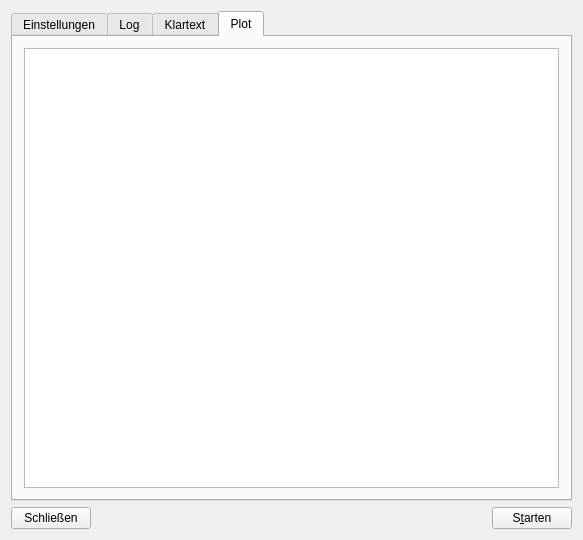
<?xml version="1.0" encoding="UTF-8"?>
<ui version="4.0">
 <class>ArduinoData</class>
 <widget class="QWidget" name="ArduinoData">
  <property name="geometry">
   <rect>
    <x>0</x>
    <y>0</y>
    <width>583</width>
    <height>540</height>
   </rect>
  </property>
  <property name="windowTitle">
   <string>ArduinoData</string>
  </property>
  <layout class="QGridLayout" name="gridLayout">
   <item row="0" column="0">
    <layout class="QVBoxLayout" name="verticalLayout">
     <item>
      <widget class="QTabWidget" name="tWPlot">
       <property name="currentIndex">
        <number>3</number>
       </property>
       <widget class="QWidget" name="tabSettings">
        <attribute name="title">
         <string>Einstellungen</string>
        </attribute>
        <layout class="QGridLayout" name="gridLayout_4">
         <item row="0" column="0">
          <widget class="QGroupBox" name="groupBox">
           <property name="title">
            <string>Verbindung</string>
           </property>
           <layout class="QGridLayout" name="gridLayout_5">
            <item row="0" column="0">
             <layout class="QHBoxLayout" name="horizontalLayout_2">
              <item>
               <widget class="QLabel" name="label">
                <property name="text">
                 <string>Geräteport</string>
                </property>
               </widget>
              </item>
              <item>
               <spacer name="horizontalSpacer_2">
                <property name="orientation">
                 <enum>Qt::Horizontal</enum>
                </property>
                <property name="sizeHint" stdset="0">
                 <size>
                  <width>40</width>
                  <height>20</height>
                 </size>
                </property>
               </spacer>
              </item>
              <item>
               <widget class="QComboBox" name="cBDevice">
                <property name="editable">
                 <bool>true</bool>
                </property>
               </widget>
              </item>
             </layout>
            </item>
            <item row="1" column="0">
             <layout class="QHBoxLayout" name="horizontalLayout_3">
              <item>
               <widget class="QLabel" name="label_2">
                <property name="text">
                 <string>Baudrate</string>
                </property>
               </widget>
              </item>
              <item>
               <spacer name="horizontalSpacer_3">
                <property name="orientation">
                 <enum>Qt::Horizontal</enum>
                </property>
                <property name="sizeHint" stdset="0">
                 <size>
                  <width>40</width>
                  <height>20</height>
                 </size>
                </property>
               </spacer>
              </item>
              <item>
               <widget class="QComboBox" name="cBBaudRate">
                <property name="editable">
                 <bool>false</bool>
                </property>
               </widget>
              </item>
             </layout>
            </item>
           </layout>
          </widget>
         </item>
         <item row="1" column="0">
          <widget class="QGroupBox" name="gBExport">
           <property name="title">
            <string>Ex&amp;port</string>
           </property>
           <property name="checkable">
            <bool>true</bool>
           </property>
           <layout class="QGridLayout" name="gridLayout_2">
            <item row="0" column="0">
             <layout class="QHBoxLayout" name="horizontalLayout_4">
              <item>
               <widget class="QLabel" name="label_3">
                <property name="text">
                 <string>Dateiname</string>
                </property>
               </widget>
              </item>
              <item>
               <spacer name="horizontalSpacer_4">
                <property name="orientation">
                 <enum>Qt::Horizontal</enum>
                </property>
                <property name="sizeType">
                 <enum>QSizePolicy::Preferred</enum>
                </property>
                <property name="sizeHint" stdset="0">
                 <size>
                  <width>40</width>
                  <height>20</height>
                 </size>
                </property>
               </spacer>
              </item>
              <item>
               <widget class="QLineEdit" name="lEFileName"/>
              </item>
              <item>
               <widget class="QPushButton" name="pBFile">
                <property name="text">
                 <string>Durchsuchen</string>
                </property>
               </widget>
              </item>
             </layout>
            </item>
           </layout>
          </widget>
         </item>
         <item row="2" column="0">
          <spacer name="verticalSpacer">
           <property name="orientation">
            <enum>Qt::Vertical</enum>
           </property>
           <property name="sizeHint" stdset="0">
            <size>
             <width>20</width>
             <height>40</height>
            </size>
           </property>
          </spacer>
         </item>
        </layout>
       </widget>
       <widget class="QWidget" name="tab_2">
        <attribute name="title">
         <string>Log</string>
        </attribute>
        <layout class="QGridLayout" name="gridLayout_8">
         <item row="0" column="0">
          <layout class="QVBoxLayout" name="verticalLayout_2">
           <item>
            <widget class="QTextEdit" name="tELog"/>
           </item>
           <item>
            <layout class="QHBoxLayout" name="horizontalLayout_6">
             <item>
              <spacer name="horizontalSpacer_5">
               <property name="orientation">
                <enum>Qt::Horizontal</enum>
               </property>
               <property name="sizeHint" stdset="0">
                <size>
                 <width>40</width>
                 <height>20</height>
                </size>
               </property>
              </spacer>
             </item>
             <item>
              <widget class="QPushButton" name="pBClearLog">
               <property name="text">
                <string>Leeren</string>
               </property>
              </widget>
             </item>
             <item>
              <widget class="QPushButton" name="pushButton_2">
               <property name="text">
                <string>Kopieren</string>
               </property>
              </widget>
             </item>
            </layout>
           </item>
          </layout>
         </item>
        </layout>
       </widget>
       <widget class="QWidget" name="tabPlain">
        <attribute name="title">
         <string>Klartext</string>
        </attribute>
        <layout class="QGridLayout" name="gridLayout_3">
         <item row="0" column="0">
          <widget class="QPlainTextEdit" name="tEPlainData">
           <property name="plainText">
            <string notr="true"/>
           </property>
          </widget>
         </item>
        </layout>
       </widget>
       <widget class="QWidget" name="tPlot">
        <attribute name="title">
         <string>Plot</string>
        </attribute>
        <layout class="QGridLayout" name="gridLayout_6">
         <item row="0" column="0">
          <widget class="Plot" name="graphicsView"/>
         </item>
        </layout>
       </widget>
      </widget>
     </item>
     <item>
      <layout class="QHBoxLayout" name="horizontalLayout">
       <item>
        <widget class="QPushButton" name="pBClose">
         <property name="text">
          <string>Schließen</string>
         </property>
        </widget>
       </item>
       <item>
        <spacer name="horizontalSpacer">
         <property name="orientation">
          <enum>Qt::Horizontal</enum>
         </property>
         <property name="sizeHint" stdset="0">
          <size>
           <width>40</width>
           <height>20</height>
          </size>
         </property>
        </spacer>
       </item>
       <item>
        <widget class="QPushButton" name="pBStartStop">
         <property name="text">
          <string>S&amp;tarten</string>
         </property>
        </widget>
       </item>
      </layout>
     </item>
    </layout>
   </item>
  </layout>
 </widget>
 <layoutdefault spacing="6" margin="11"/>
 <customwidgets>
  <customwidget>
   <class>Plot</class>
   <extends>QGraphicsView</extends>
   <header location="global">plot.h</header>
  </customwidget>
 </customwidgets>
 <resources/>
 <connections>
  <connection>
   <sender>pBClose</sender>
   <signal>clicked()</signal>
   <receiver>ArduinoData</receiver>
   <slot>close()</slot>
   <hints>
    <hint type="sourcelabel">
     <x>50</x>
     <y>496</y>
    </hint>
    <hint type="destinationlabel">
     <x>359</x>
     <y>261</y>
    </hint>
   </hints>
  </connection>
  <connection>
   <sender>pBStartStop</sender>
   <signal>clicked()</signal>
   <receiver>ArduinoData</receiver>
   <slot>startStop()</slot>
   <hints>
    <hint type="sourcelabel">
     <x>669</x>
     <y>496</y>
    </hint>
    <hint type="destinationlabel">
     <x>359</x>
     <y>261</y>
    </hint>
   </hints>
  </connection>
  <connection>
   <sender>cBBaudRate</sender>
   <signal>currentTextChanged(QString)</signal>
   <receiver>ArduinoData</receiver>
   <slot>updateBaudRate(QString)</slot>
   <hints>
    <hint type="sourcelabel">
     <x>656</x>
     <y>103</y>
    </hint>
    <hint type="destinationlabel">
     <x>359</x>
     <y>261</y>
    </hint>
   </hints>
  </connection>
  <connection>
   <sender>pBClearLog</sender>
   <signal>clicked()</signal>
   <receiver>ArduinoData</receiver>
   <slot>clearLog()</slot>
   <hints>
    <hint type="sourcelabel">
     <x>405</x>
     <y>548</y>
    </hint>
    <hint type="destinationlabel">
     <x>278</x>
     <y>314</y>
    </hint>
   </hints>
  </connection>
  <connection>
   <sender>pBFile</sender>
   <signal>clicked()</signal>
   <receiver>ArduinoData</receiver>
   <slot>filePath()</slot>
   <hints>
    <hint type="sourcelabel">
     <x>475</x>
     <y>226</y>
    </hint>
    <hint type="destinationlabel">
     <x>278</x>
     <y>242</y>
    </hint>
   </hints>
  </connection>
 </connections>
 <slots>
  <slot>startStop()</slot>
  <slot>updateBaudRate(QString)</slot>
  <slot>clearLog()</slot>
  <slot>filePath()</slot>
 </slots>
</ui>
